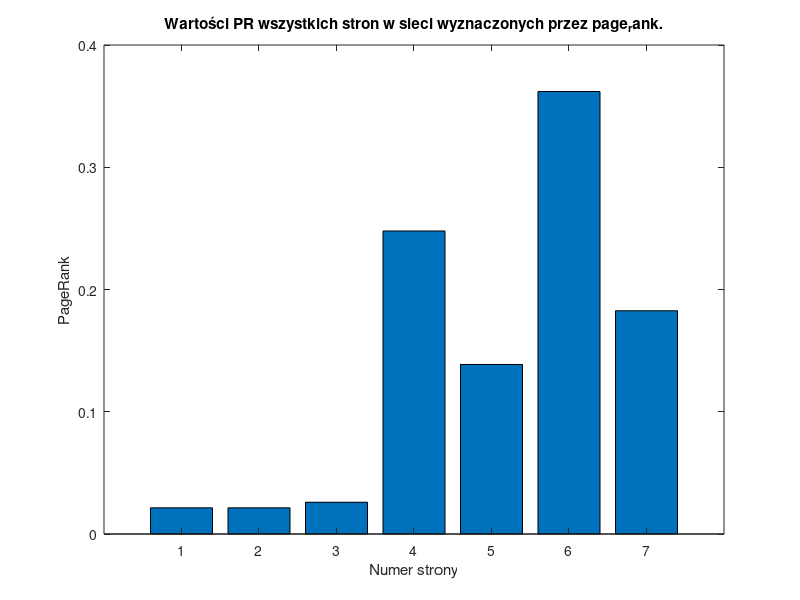

Reproduce this figure in MATLAB.
function [index_number, Edges, I, B, A, b, r] = page_rank()
    index_number = 197995;
    Edges = [1, 1, 2, 2, 2, 2, 3, 3, 3, 4, 4, 5, 5, 6, 6, 7;
             4, 6, 3, 4, 5, 6, 5, 6, 7, 5, 6, 4, 6, 4, 7, 6];
    N = 7;
    d = 0.85;
    I = speye(N);
    B = sparse(Edges(2,:), Edges(1,:), 1, N, N);
    L = sum(B);
    A = spdiags(1 ./ L', 0, N, N);
    b = ones(N, 1) * (1-d)/N;

    M = I - d * B * A;

    r = M \ b;

    bar(r);
    title("Wartości PR wszystkich stron w sieci wyznaczonych przez page_rank.");
    xlabel("Numer strony");
    ylabel("PageRank");
end